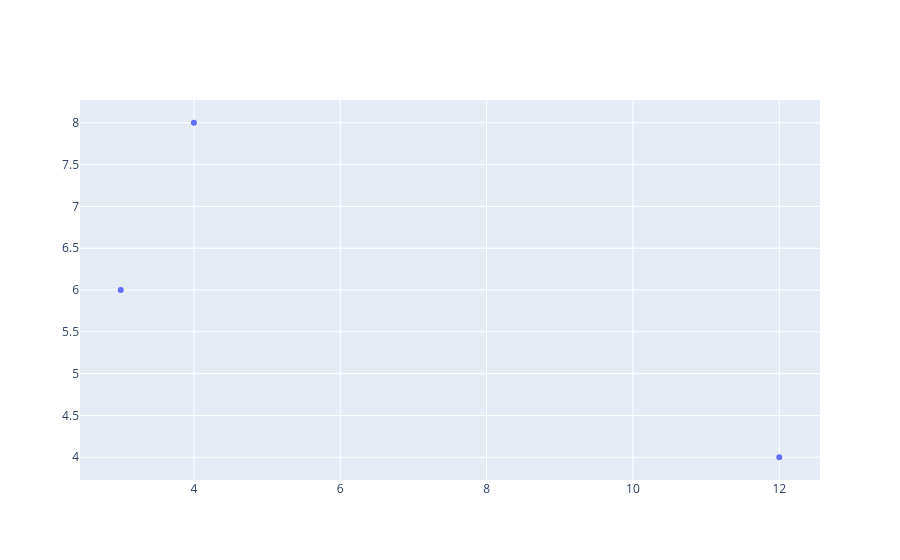

Source (notebook cell):
### Code cell
fig= go.Figure(go.Scatter(x=x, y=y, mode = "markers"))
fig.show()

### Figure 1 — Plotly figure (JSON) as saved in the notebook; plotly's stock layout.template omitted (floating-point values rounded to 4 significant figures)
{"data": [{"mode": "markers", "type": "scatter", "x": [12, 3, 4], "y": [4, 6, 8, 10]}], "layout": {}}
